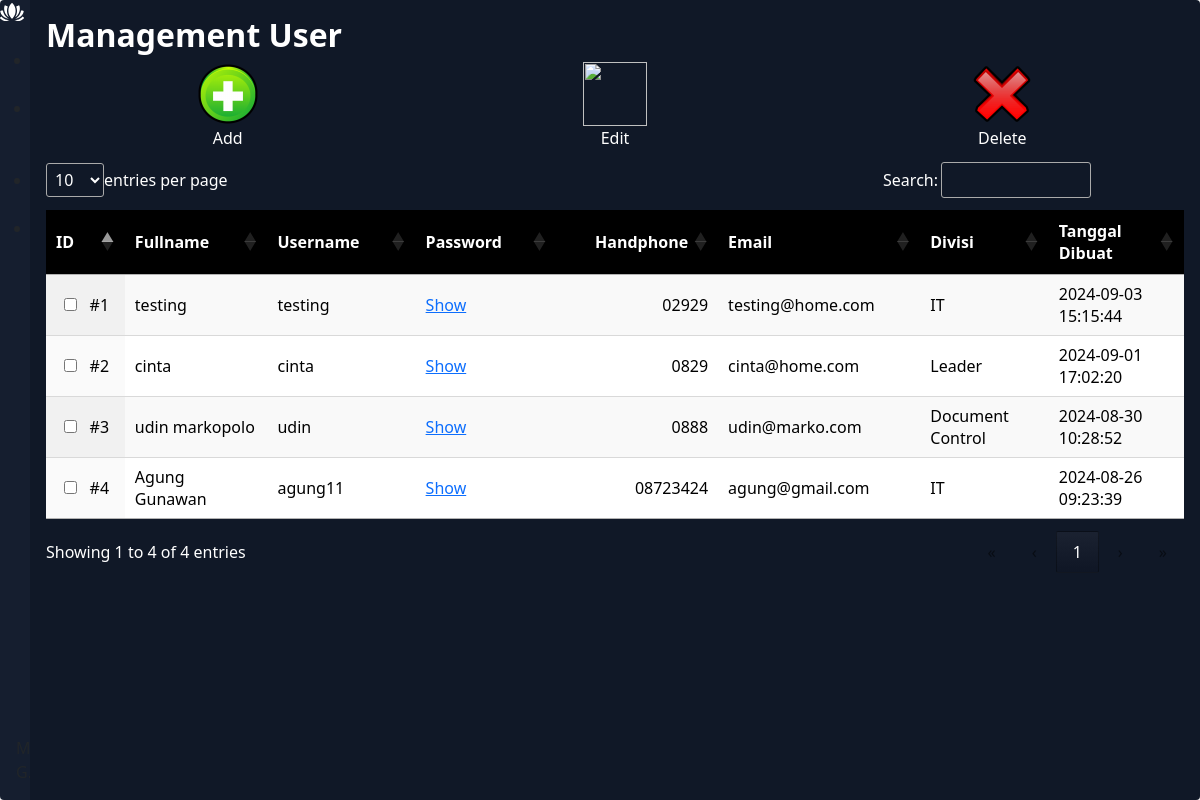
/index.php/display/management_user, run on the app's committed database.
### tables this page shows
CREATE TABLE IF NOT EXISTS `table_users` (
  `id` int(11) NOT NULL AUTO_INCREMENT,
  `fullname` varchar(50) DEFAULT NULL,
  `username` varchar(50) DEFAULT NULL,
  `pass` varchar(50) DEFAULT NULL,
  `no_hp` varchar(50) DEFAULT NULL,
  `email` varchar(50) DEFAULT NULL,
  `divisi` varchar(50) DEFAULT NULL,
  `gedung` varchar(50) DEFAULT NULL,
  `date_created` timestamp NULL DEFAULT current_timestamp(),
  PRIMARY KEY (`id`)
);

### application/controllers/Display.php (called while the page is built, shortened)
<?php
class Display extends CI_Controller {
	public function __construct(){
		$this->load->model('DBUser');
		$this->load->model('DBFormulir');
		$this->load->model('DBDynamic');
	}
	public function management_user(){
		$data = $this->DBUser->getAll();
		if(!empty($data)){
		$data = array_reverse($data);
		$dataNa = array(
			'data_user' => $data
		);
		$this->load->view('management_user', $dataNa);
		}else{
				$this->load->view('management_user');
		}
	}
}

### index.php (called while the page is built, shortened)
<?php
require_once BASEPATH.'core/CodeIgniter.php';

### application/models/DBUser.php (called while the page is built, shortened)
<?php
class DBUser extends CI_Model {
    private $table_name = "table_users";
	public function getAll() {
        $query = $this->db->get($this->table_name);
		 if ($query->num_rows() > 0) {
            return $query->result();
        } else {
            return false;
        }
    }
}

### application/views/management_user.php (the view, shortened to what this page needs)
<link rel="stylesheet" type="text/css" href="/assets/css/style-dashboard.css">
<link rel="stylesheet" type="text/css" href="/assets/css/style-management.css">
<link href="/assets/css/bootstrap.min.css" rel="stylesheet">
<link rel="stylesheet" href="/assets/css/dataTables.dataTables.css" />
<div class="app-container">
  <div class="sidebar">
    <div class="sidebar-header">
      <div class="app-icon">
      </div>
    </div>
    <?php include ('nav_bar_left.php'); ?>
    <div class="account-info">
      <div class="account-info-name">Monica G.</div>
      <button class="account-info-more">
      </button>
    </div>
   </div>
  <div class="app-content">
 <h2 class="text-putih" >Management User</h2>
  <div class="menu row">
      <div class="col item">
       <a href="/add-new-user">
         <img src="/assets/images/add1.png">
         <br>Add
       </a>
      </div>
      <div class="col item">
      <a href="/edit-user" id="edit-data">
        <img src="/assets/images/edit.png">
        <br>Edit
      </a>
      </div>
      <div class="col item">
        <a href="/delete-user" id="delete-data">
          <img src="/assets/images/delete.png">
          <br>Delete
        </a>
      </div>
  </div>
  <table id="table-data" class="display">
  <thead>
    <tr>
      <th class="th-check"> ID</th>
      <th>Fullname</th>
      <th>Username</th>
      <th>Password</th>
      <th>Handphone</th>
      <th>Email</th>
      <th>Divisi</th>
      <th>Tanggal Dibuat</th>
    </tr>
  </thead>
   <tbody>
    <?php if(!empty($data_user)): ?>
      <?php $no = 0; ?>
    <?php foreach($data_user as $data): ?>
      <?php $no++;  ?>
     <tr>
       <td> <input id="<?=$data->id;?>" type="checkbox"> #<?= $no; ?> </td>
       <td> <?= $data->fullname; ?> </td>
       <td> <?= $data->username; ?> </td>
       <td> <a href="#" class="show-pass-link" data-real="<?= $data->pass; ?>">Show</a>
        </td>
       <td> <?= $data->no_hp; ?> </td>
       <td> <?= $data->email; ?> </td>
       <td> <?= $data->divisi; ?> </td>
       <td> <?= $data->date_created; ?> </td>
     </tr>
    <?php endforeach;?>
    <?php endif;?>
   </tbody>
</table>
</div>

### assets/css/style-dashboard.css (style rules this page uses)
.text-putih { color : white; font-weight: bold; }
#table-data { background-color: white; }
.sidebar { max-width: 230px; }
.app-content input { width: 50%; }
.menu .item { display: inline-block; width: 20%; }
.menu a { color: white; }
.menu .col { display: inline-block; margin-left: 10px; width: 250px; margin-right: 10px; }
table { border-color: white; color: white; }
.th-check { width: 65px; }
th, td { border: 1px solid #ddd; padding: 8px; text-align: left; }
th { background-color: black; }
tr:nth-child(even) { background-color: #f2f2f2; }
tr:nth-child(odd) { background-color: #fff; }
td { color: black; }
.col { color: white; text-align: center; }
.col img { width: 64px; height: 64px; }
.menu { text-align: center; }
.col a { text-decoration: none; }
* { box-sizing: border-box; }
.app-container { border-radius: 4px; width: 100%; height: 100%; max-height: 100%; max-width: 1280px; display: flex; overflow: hidden; box-shadow: rgba(99, 99, 99, 0.2) 0px 2px 8px 0px; max-width: 2000px; margin: 0 auto; }
.closed-sidebar { max-width: 30px !important; }

### assets/css/dataTables.dataTables.css (style rules this page uses)
table.dataTable thead > tr > th.dt-orderable-asc, table.dataTable thead > tr > th.dt-orderable-desc, table.dataTable thead > tr > th.dt-ordering-asc, table.dataTable thead > tr > th.dt-ordering-desc, table.dataTable thead > tr > td.dt-orderable-asc, table.dataTable thead > tr > td.dt-orderable-desc, table.dataTable thead > tr > td.dt-ordering-asc, table.dataTable thead > tr > td.dt-ordering-desc { position: relative; padding-right: 30px; }
table.dataTable thead > tr > th.dt-orderable-asc, table.dataTable thead > tr > th.dt-orderable-desc, table.dataTable thead > tr > td.dt-orderable-asc, table.dataTable thead > tr > td.dt-orderable-desc { cursor: pointer; }
table.dataTable th, table.dataTable td { box-sizing: border-box; }
table.dataTable th.dt-type-numeric, table.dataTable th.dt-type-date, table.dataTable td.dt-type-numeric, table.dataTable td.dt-type-date { text-align: right; }
table.dataTable thead th, table.dataTable thead td, table.dataTable tfoot th, table.dataTable tfoot td { text-align: left; }
table.dataTable { width: 100%; margin: 0 auto; border-spacing: 0; }
table.dataTable thead th, table.dataTable tfoot th { font-weight: bold; }
table.dataTable > thead > tr > th, table.dataTable > thead > tr > td { padding: 10px; border-bottom: 1px solid rgba(0, 0, 0, 0.3); }
table.dataTable > tbody > tr { background-color: transparent; }
table.dataTable > tbody > tr:first-child > * { border-top: none; }
table.dataTable > tbody > tr:last-child > * { border-bottom: none; }
table.dataTable > tbody > tr > th, table.dataTable > tbody > tr > td { padding: 8px 10px; }
table.dataTable.row-border > tbody > tr > *, table.dataTable.display > tbody > tr > * { border-top: 1px solid rgba(0, 0, 0, 0.15); }
table.dataTable.row-border > tbody > tr:first-child > *, table.dataTable.display > tbody > tr:first-child > * { border-top: none; }
table.dataTable.stripe > tbody > tr:nth-child(odd) > *, table.dataTable.display > tbody > tr:nth-child(odd) > * { box-shadow: inset 0 0 0 9999px rgba(0, 0, 0, 0.023); box-shadow: inset 0 0 0 9999px rgba(var(--dt-row-stripe), 0.023); }
table.dataTable.order-column > tbody tr > .sorting_1, table.dataTable.order-column > tbody tr > .sorting_2, table.dataTable.order-column > tbody tr > .sorting_3, table.dataTable.display > tbody tr > .sorting_1, table.dataTable.display > tbody tr > .sorting_2, table.dataTable.display > tbody tr > .sorting_3 { box-shadow: inset 0 0 0 9999px rgba(0, 0, 0, 0.019); box-shadow: inset 0 0 0 9999px rgba(var(--dt-column-ordering), 0.019); }
table.dataTable.display > tbody > tr:nth-child(odd) > .sorting_1, table.dataTable.order-column.stripe > tbody > tr:nth-child(odd) > .sorting_1 { box-shadow: inset 0 0 0 9999px rgba(0, 0, 0, 0.054); box-shadow: inset 0 0 0 9999px rgba(var(--dt-column-ordering), 0.054); }
div.dt-container div.dt-layout-full > *:only-child { margin-left: auto; margin-right: auto; }
div.dt-container.dt-empty-footer tbody > tr:last-child > * { border-bottom: 1px solid rgba(0, 0, 0, 0.3); }

### data on the page
table_users: fullname "testing", username "testing", no_hp "02929", email "testing@home.com", divisi "IT", date_created "2024-09-03 15:15:44"
table_users: fullname "cinta", username "cinta", no_hp "0829", email "cinta@home.com", divisi "Leader", date_created "2024-09-01 17:02:20"
table_users: fullname "udin markopolo", username "udin", no_hp "0888", email "udin@marko.com", divisi "Document Control", date_created "2024-08-30 10:28:52"
table_users: fullname "Agung Gunawan", username "agung11", no_hp "08723424", email "agung@gmail.com", divisi "IT", date_created "2024-08-26 09:23:39"
